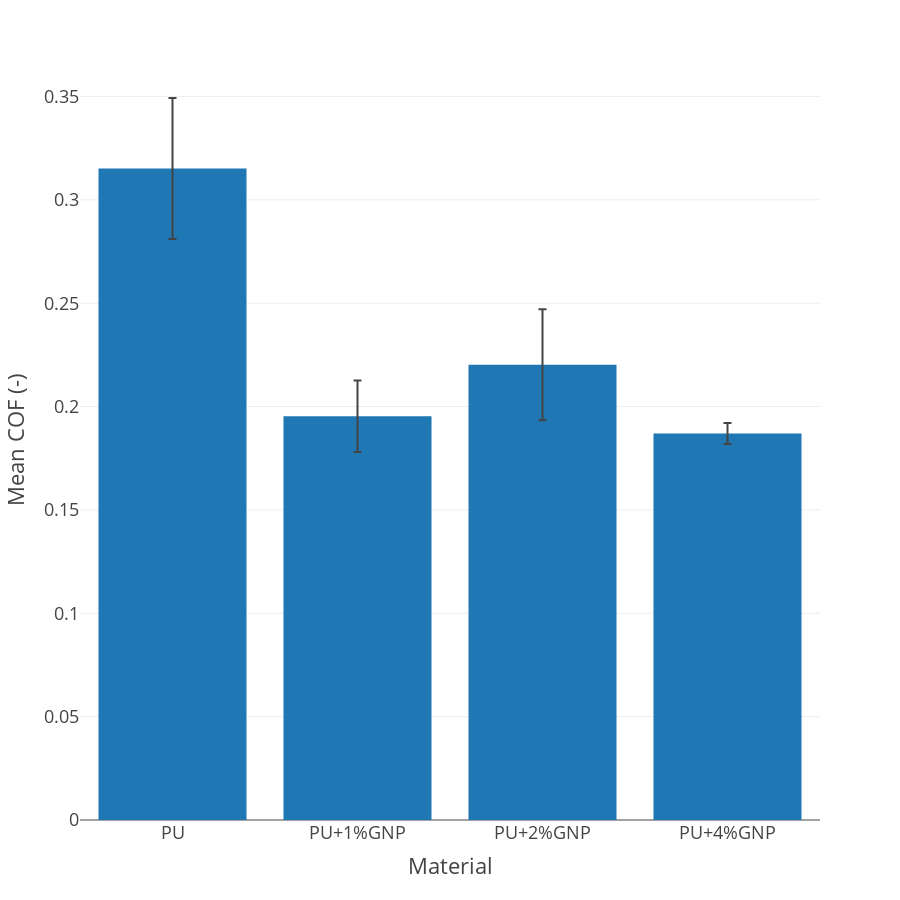

Notebook code cell kept with this figure:
### Code cell
px.bar(df_stats, x = "Material", y = "mean", error_y = "std", labels={"mean": "Mean COF (-)"}, template = "presentation").update_layout(width = 900, height = 900)

### Figure 1 — Plotly figure (JSON) as saved in the notebook; plotly's stock layout.template omitted (floating-point values rounded to 4 significant figures)
{"data": [{"alignmentgroup": "True", "error_y": {"array": [0.0341, 0.01726, 0.02684, 0.005085]}, "hovertemplate": "Material=%{x}<br>Mean COF (-)=%{y}<extra></extra>", "legendgroup": "", "marker": {"color": "#1F77B4", "pattern": {"shape": ""}}, "name": "", "offsetgroup": "", "orientation": "v", "showlegend": false, "textposition": "auto", "type": "bar", "x": ["PU", "PU+1%GNP", "PU+2%GNP", "PU+4%GNP"], "xaxis": "x", "y": [0.3152, 0.1953, 0.2202, 0.187], "yaxis": "y"}], "layout": {"barmode": "relative", "height": 900, "legend": {"tracegroupgap": 0}, "margin": {"t": 60}, "width": 900, "xaxis": {"anchor": "y", "domain": [0, 1], "title": {"text": "Material"}}, "yaxis": {"anchor": "x", "domain": [0, 1], "title": {"text": "Mean COF (-)"}}}}
